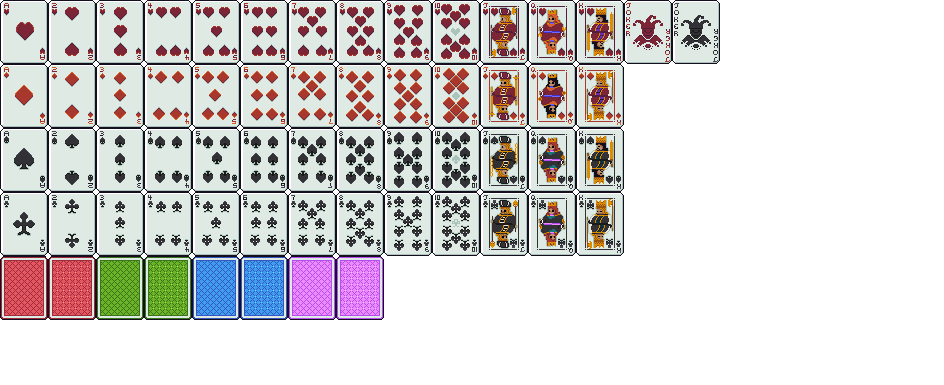
#> input picture scripts/1.2 Poker cards.png, 944 x 385 px, found by its file name
$ python pillow_cards.py
#> lines starting #> are read from the running program, lines starting #| are printed output that depends on the picture
from PIL import Image
import os

# ---- paramètres
fichier_spritesheet = "1.2 Poker cards.png"
largeur_carte = 48
hauteur_carte = 64
nb_colonnes = 15
nb_lignes = 5   # 4 lignes de 13 + 1 ligne avec 6 cartes


os.makedirs("cartes_decoupees", exist_ok=True)

spritesheet = Image.open(fichier_spritesheet)
#> spritesheet is the input picture: PIL image 944x385 RGBA; mean R, G, B, A 92.6, 90.2, 89.9, 132.6


for ligne in range(nb_lignes):
    max_col = nb_colonnes if ligne < 4 else 6  # dernière ligne = 6 cartes seulement
    for col in range(max_col):
        x = col * largeur_carte
        y = ligne * hauteur_carte
        carte = spritesheet.crop((x, y, x + largeur_carte, y + hauteur_carte))
        carte.save(f"cartes_decoupees/carte_{ligne}_{col}.png")
#> this loop made 5 passes
#> pass 1, `carte.save(f"cartes_decoupees/carte_{ligne}_{col}.png")`:
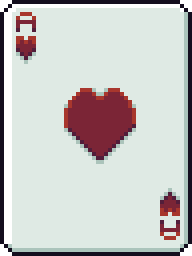
#> saved as carte_0_0.png: PIL image 48x64 RGBA (shown 4 times larger); mean R, G, B, A 197.7, 198, 195.7, 253; transparent parts drawn white
#> pass 1, `carte.save(f"cartes_decoupees/carte_{ligne}_{col}.png")`:
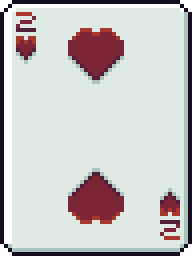
#> saved as carte_0_1.png: PIL image 48x64 RGBA (shown 4 times larger); mean R, G, B, A 196.4, 196, 194, 253; transparent parts drawn white
#> pass 1, `carte.save(f"cartes_decoupees/carte_{ligne}_{col}.png")`:
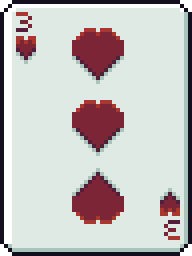
#> saved as carte_0_2.png: PIL image 48x64 RGBA (shown 4 times larger); mean R, G, B, A 193.7, 190.8, 189.3, 253; transparent parts drawn white
#> pass 1, `carte.save(f"cartes_decoupees/carte_{ligne}_{col}.png")`:
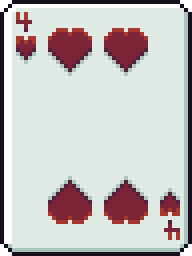
#> saved as carte_0_3.png: PIL image 48x64 RGBA (shown 4 times larger); mean R, G, B, A 193.8, 191.1, 189.5, 253; transparent parts drawn white
#> after the loop:
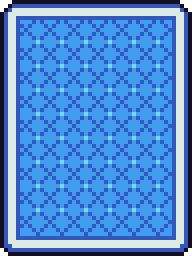
#> carte: PIL image 48x64 RGBA (shown 4 times larger); mean R, G, B, A 77.9, 136.4, 207.7, 253.5; transparent parts drawn white

print(" Découpage terminé, les cartes sont dans le dossier")
